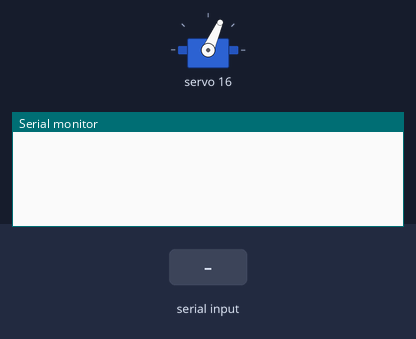
The sketch below on a simulated Arduino Uno, built with avr-gcc and run on an emulated ATmega328P. Parts: servo, the last lines printed to the serial monitor. The test bench sets the inputs (shaded band).

Above: at 1.2 s.
1.3 s: "S" received over the second serial link
At 2.5 s:
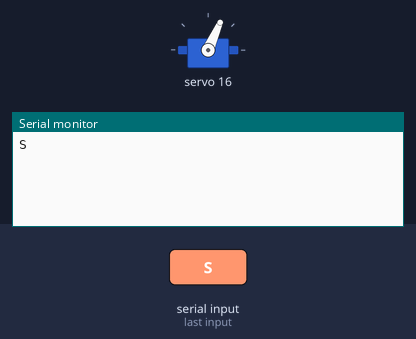
2.8 s: "F" received over the second serial link
At 3.7 s:
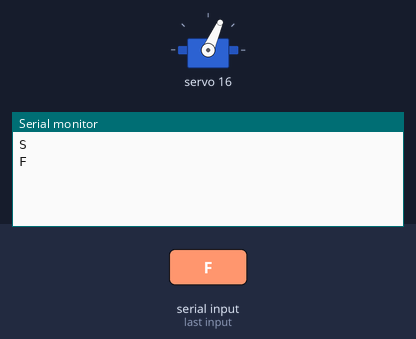
4.3 s: "B" received over the second serial link
At 4.8 s:
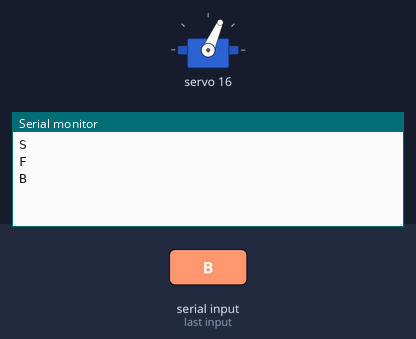

Measured:
- after the input at 1.3 s, the serial monitor: prints a new line at once (image 1)
- after the input at 2.8 s, the serial monitor: prints a new line at once (image 2)
- after the input at 4.3 s, the serial monitor: prints a new line at once (image 3)

The sketch:

trial12.ino
```cpp
#include <Wire.h>
#include <Servo.h>
#include <Adafruit_PWMServoDriver.h>
#include<SoftwareSerial.h>
SoftwareSerial bluetooth(4,3);

Adafruit_PWMServoDriver pwmA = Adafruit_PWMServoDriver(0x40);
Adafruit_PWMServoDriver pwmB = Adafruit_PWMServoDriver(0x41);

#define SERVOMIN  150 // This is the 'minimum' pulse length count (out of 4096)
#define SERVOMAX  600 // This is the 'maximum' pulse length count (out of 4096)
#define USMIN  600 // This is the rounded 'minimum' microsecond length based on the minimum pulse of 150
#define USMAX  2400 // This is the rounded 'maximum' microsecond length based on the maximum pulse of 600
#define SERVO_FREQ 50 // Analog servos run at ~50 Hz updates


char command;
int Speed;

int angles[] = {
    60, 40, 80, 60, 90, 10, 70, 20, -20, 60, 65, 120, 10, 90, 110, 20, 15, 30
};

int anglesUpdate[] = {
    60, 40, 80, 60, 90, 10, 70, 20, -20, 60, 65, 120, 10, 90, 110, 20, 15, 30
};

// angle direction zero means negative, one means positive
int directions[] = {
  1, 1, 0, 0, 0, 1, 0, 0, 0, 1, 1, 0, 1, 1, 0, 0, 0, 0
};


//delay integer
int d=350;


void setup() {
  pwmA.begin();
  pwmB.begin();
  pwmA.setOscillatorFrequency(27000000);
  pwmB.setOscillatorFrequency(27000000);
  pwmA.setPWMFreq(SERVO_FREQ);
  pwmB.setPWMFreq(SERVO_FREQ); // Analog servos run at ~50 Hz updates
  delay(10);

  Serial.begin(9600);
  bluetooth.begin(9600);
}

int angletopulse(int ang){
  int pulse= map(ang,0,180,SERVOMIN,SERVOMAX);
  return pulse;
}

void runservo( int pin ,int angle ) {
  if(pin<=8){
    pwmB.setPWM(pin, 0, angletopulse(angle));
  }
  else
  {
    pwmA.setPWM(pin-9, 0, angletopulse(angle));
  }
  anglesUpdate[pin]=angle;
}

void loop() {
  if(bluetooth.available()) {
    command=bluetooth.read();
    Serial.println(command);
  }


  if (command=='S'){
    //Stop();
  }
  if (command=='F'){
//    standStill();
  }
  if (command=='B'){
    //Forward();
  }
  if (command=='R'){
    //Right();
  }
  if (command=='L'){
   // Left();
  }
  if (command=='I'){
   // Back_Left();
  }

   runservo(0,40);

}
```
